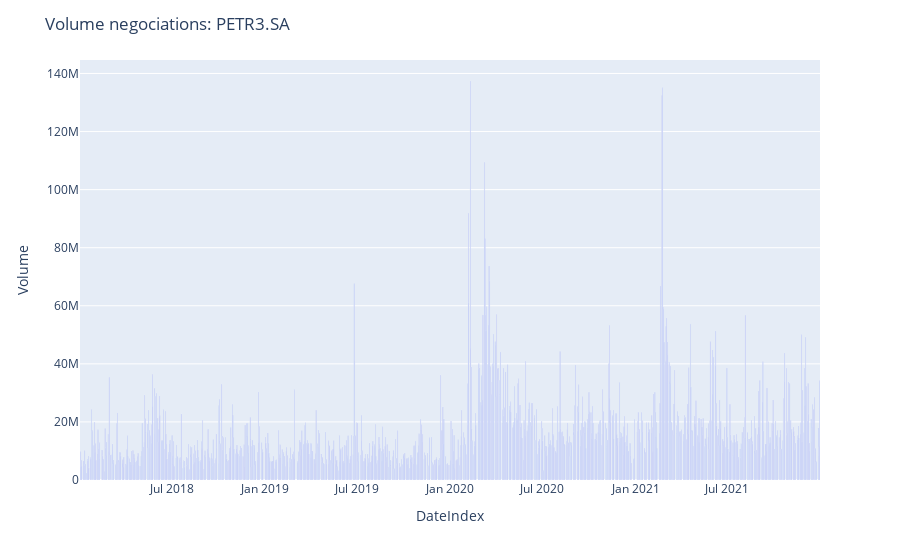

Here is the notebook cell this chart was saved with:
### Code cell
fig = px.bar(dataframe, x='DateIndex', y='Volume')
fig.update_layout(title=f' Volume negociations: PETR3.SA')
fig.show()

### Figure 1 — Plotly figure (JSON) as saved in the notebook; plotly's stock layout.template omitted (floating-point values rounded to 4 significant figures; data arrays with more than 128 entries replaced by an {"elided": "..."} marker saying what was removed)
{"data": [{"alignmentgroup": "True", "hovertemplate": "DateIndex=%{x}<br>Volume=%{y}<extra></extra>", "legendgroup": "", "marker": {"color": "#636efa", "pattern": {"shape": ""}}, "name": "", "offsetgroup": "", "orientation": "v", "showlegend": false, "textposition": "auto", "type": "bar", "x": {"elided": "989 str values"}, "xaxis": "x", "y": {"elided": "989 int values"}, "yaxis": "y"}], "layout": {"barmode": "relative", "legend": {"tracegroupgap": 0}, "margin": {"t": 60}, "title": {"text": " Volume negociations: PETR3.SA"}, "xaxis": {"anchor": "y", "domain": [0, 1], "title": {"text": "DateIndex"}}, "yaxis": {"anchor": "x", "domain": [0, 1], "title": {"text": "Volume"}}}}
